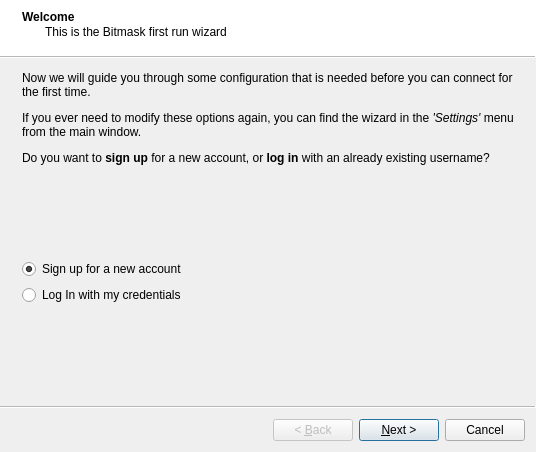
<?xml version="1.0" encoding="UTF-8"?>
<ui version="4.0">
 <class>Wizard</class>
 <widget class="QWizard" name="Wizard">
  <property name="geometry">
   <rect>
    <x>0</x>
    <y>0</y>
    <width>536</width>
    <height>452</height>
   </rect>
  </property>
  <property name="windowTitle">
   <string>Bitmask first run</string>
  </property>
  <property name="windowIcon">
   <iconset resource="../../../../../data/resources/mainwindow.qrc">
    <normaloff>:/images/mask-icon.png</normaloff>:/images/mask-icon.png</iconset>
  </property>
  <property name="modal">
   <bool>true</bool>
  </property>
  <property name="wizardStyle">
   <enum>QWizard::ModernStyle</enum>
  </property>
  <property name="options">
   <set>QWizard::IndependentPages</set>
  </property>
  <widget class="QWizardPage" name="introduction_page">
   <property name="title">
    <string>Welcome</string>
   </property>
   <property name="subTitle">
    <string>This is the Bitmask first run wizard</string>
   </property>
   <attribute name="pageId">
    <string notr="true">0</string>
   </attribute>
   <layout class="QGridLayout" name="gridLayout">
    <item row="3" column="0">
     <widget class="QRadioButton" name="rdoLogin">
      <property name="text">
       <string>Log In with my credentials</string>
      </property>
     </widget>
    </item>
    <item row="0" column="0">
     <widget class="QLabel" name="label_3">
      <property name="text">
       <string>&lt;html&gt;&lt;head/&gt;&lt;body&gt;&lt;p&gt;Now we will guide you through some configuration that is needed before you can connect for the first time.&lt;/p&gt;&lt;p&gt;If you ever need to modify these options again, you can find the wizard in the &lt;span style=&quot; font-style:italic;&quot;&gt;'Settings'&lt;/span&gt; menu from the main window.&lt;/p&gt;&lt;p&gt;Do you want to &lt;span style=&quot; font-weight:600;&quot;&gt;sign up&lt;/span&gt; for a new account, or &lt;span style=&quot; font-weight:600;&quot;&gt;log in&lt;/span&gt; with an already existing username?&lt;/p&gt;&lt;/body&gt;&lt;/html&gt;</string>
      </property>
      <property name="textFormat">
       <enum>Qt::RichText</enum>
      </property>
      <property name="wordWrap">
       <bool>true</bool>
      </property>
     </widget>
    </item>
    <item row="2" column="0">
     <widget class="QRadioButton" name="rdoRegister">
      <property name="text">
       <string>Sign up for a new account</string>
      </property>
      <property name="checked">
       <bool>true</bool>
      </property>
     </widget>
    </item>
    <item row="1" column="0">
     <spacer name="verticalSpacer_11">
      <property name="orientation">
       <enum>Qt::Vertical</enum>
      </property>
      <property name="sizeHint" stdset="0">
       <size>
        <width>20</width>
        <height>40</height>
       </size>
      </property>
     </spacer>
    </item>
    <item row="4" column="0">
     <spacer name="verticalSpacer_12">
      <property name="orientation">
       <enum>Qt::Vertical</enum>
      </property>
      <property name="sizeHint" stdset="0">
       <size>
        <width>20</width>
        <height>40</height>
       </size>
      </property>
     </spacer>
    </item>
   </layout>
  </widget>
  <widget class="WizardPage" name="select_provider_page">
   <property name="title">
    <string>Provider selection</string>
   </property>
   <property name="subTitle">
    <string>Please enter the domain of the provider you want to use for your connection</string>
   </property>
   <attribute name="pageId">
    <string notr="true">1</string>
   </attribute>
   <layout class="QGridLayout" name="gridLayout_2">
    <item row="0" column="1">
     <spacer name="verticalSpacer">
      <property name="orientation">
       <enum>Qt::Vertical</enum>
      </property>
      <property name="sizeType">
       <enum>QSizePolicy::Fixed</enum>
      </property>
      <property name="sizeHint" stdset="0">
       <size>
        <width>20</width>
        <height>60</height>
       </size>
      </property>
     </spacer>
    </item>
    <item row="1" column="1">
     <widget class="QLineEdit" name="lnProvider"/>
    </item>
    <item row="1" column="2">
     <widget class="QPushButton" name="btnCheck">
      <property name="text">
       <string>Check</string>
      </property>
     </widget>
    </item>
    <item row="3" column="1">
     <spacer name="verticalSpacer_2">
      <property name="orientation">
       <enum>Qt::Vertical</enum>
      </property>
      <property name="sizeHint" stdset="0">
       <size>
        <width>20</width>
        <height>40</height>
       </size>
      </property>
     </spacer>
    </item>
    <item row="1" column="0">
     <widget class="QLabel" name="label">
      <property name="text">
       <string>https://</string>
      </property>
      <property name="alignment">
       <set>Qt::AlignRight|Qt::AlignTrailing|Qt::AlignVCenter</set>
      </property>
     </widget>
    </item>
    <item row="4" column="0" colspan="3">
     <widget class="QGroupBox" name="grpCheckProvider">
      <property name="title">
       <string>Checking for a valid provider</string>
      </property>
      <layout class="QGridLayout" name="gridLayout_3">
       <item row="3" column="0">
        <widget class="QLabel" name="label_5">
         <property name="text">
          <string>Getting provider information</string>
         </property>
        </widget>
       </item>
       <item row="2" column="0">
        <widget class="QLabel" name="label_4">
         <property name="text">
          <string>Can we stablish a secure connection?</string>
         </property>
        </widget>
       </item>
       <item row="3" column="1">
        <widget class="QLabel" name="lblProviderInfo">
         <property name="sizePolicy">
          <sizepolicy hsizetype="Fixed" vsizetype="Fixed">
           <horstretch>0</horstretch>
           <verstretch>0</verstretch>
          </sizepolicy>
         </property>
         <property name="minimumSize">
          <size>
           <width>24</width>
           <height>24</height>
          </size>
         </property>
         <property name="text">
          <string/>
         </property>
         <property name="pixmap">
          <pixmap resource="../../../../../data/resources/mainwindow.qrc">:/images/Emblem-question.png</pixmap>
         </property>
        </widget>
       </item>
       <item row="2" column="1">
        <widget class="QLabel" name="lblHTTPS">
         <property name="sizePolicy">
          <sizepolicy hsizetype="Fixed" vsizetype="Fixed">
           <horstretch>0</horstretch>
           <verstretch>0</verstretch>
          </sizepolicy>
         </property>
         <property name="minimumSize">
          <size>
           <width>24</width>
           <height>24</height>
          </size>
         </property>
         <property name="text">
          <string/>
         </property>
         <property name="pixmap">
          <pixmap resource="../../../../../data/resources/mainwindow.qrc">:/images/Emblem-question.png</pixmap>
         </property>
        </widget>
       </item>
       <item row="1" column="1">
        <widget class="QLabel" name="lblNameResolution">
         <property name="sizePolicy">
          <sizepolicy hsizetype="Fixed" vsizetype="Fixed">
           <horstretch>0</horstretch>
           <verstretch>0</verstretch>
          </sizepolicy>
         </property>
         <property name="minimumSize">
          <size>
           <width>24</width>
           <height>24</height>
          </size>
         </property>
         <property name="text">
          <string/>
         </property>
         <property name="pixmap">
          <pixmap resource="../../../../../data/resources/mainwindow.qrc">:/images/Emblem-question.png</pixmap>
         </property>
        </widget>
       </item>
       <item row="1" column="0">
        <widget class="QLabel" name="label_2">
         <property name="text">
          <string>Can we reach this provider?</string>
         </property>
        </widget>
       </item>
       <item row="0" column="0">
        <spacer name="horizontalSpacer">
         <property name="orientation">
          <enum>Qt::Horizontal</enum>
         </property>
         <property name="sizeHint" stdset="0">
          <size>
           <width>40</width>
           <height>0</height>
          </size>
         </property>
        </spacer>
       </item>
      </layout>
     </widget>
    </item>
    <item row="2" column="1" colspan="2">
     <widget class="QLabel" name="lblProviderSelectStatus">
      <property name="text">
       <string/>
      </property>
     </widget>
    </item>
   </layout>
  </widget>
  <widget class="QWizardPage" name="provider_info_page">
   <property name="title">
    <string>Provider Information</string>
   </property>
   <property name="subTitle">
    <string>Description of services offered by this provider</string>
   </property>
   <attribute name="pageId">
    <string notr="true">2</string>
   </attribute>
   <layout class="QGridLayout" name="gridLayout_4">
    <item row="1" column="0" colspan="2">
     <widget class="QLabel" name="lblProviderName">
      <property name="text">
       <string>Name</string>
      </property>
     </widget>
    </item>
    <item row="6" column="1">
     <spacer name="verticalSpacer_15">
      <property name="orientation">
       <enum>Qt::Vertical</enum>
      </property>
      <property name="sizeHint" stdset="0">
       <size>
        <width>20</width>
        <height>40</height>
       </size>
      </property>
     </spacer>
    </item>
    <item row="3" column="1" colspan="2">
     <widget class="QLabel" name="lblProviderDesc">
      <property name="minimumSize">
       <size>
        <width>0</width>
        <height>0</height>
       </size>
      </property>
      <property name="baseSize">
       <size>
        <width>200</width>
        <height>0</height>
       </size>
      </property>
      <property name="text">
       <string>Desc</string>
      </property>
      <property name="wordWrap">
       <bool>true</bool>
      </property>
     </widget>
    </item>
    <item row="4" column="0">
     <widget class="QLabel" name="lblServ">
      <property name="text">
       <string>&lt;b&gt;Services offered:&lt;/b&gt;</string>
      </property>
      <property name="alignment">
       <set>Qt::AlignRight|Qt::AlignTrailing|Qt::AlignVCenter</set>
      </property>
     </widget>
    </item>
    <item row="4" column="1">
     <widget class="QLabel" name="lblServicesOffered">
      <property name="text">
       <string>services</string>
      </property>
     </widget>
    </item>
    <item row="4" column="2">
     <spacer name="horizontalSpacer_6">
      <property name="orientation">
       <enum>Qt::Horizontal</enum>
      </property>
      <property name="sizeHint" stdset="0">
       <size>
        <width>40</width>
        <height>20</height>
       </size>
      </property>
     </spacer>
    </item>
    <item row="5" column="0">
     <widget class="QLabel" name="label_12">
      <property name="text">
       <string>&lt;b&gt;Enrollment policy:&lt;/b&gt;</string>
      </property>
      <property name="alignment">
       <set>Qt::AlignRight|Qt::AlignTrailing|Qt::AlignVCenter</set>
      </property>
     </widget>
    </item>
    <item row="5" column="1">
     <widget class="QLabel" name="lblProviderPolicy">
      <property name="text">
       <string>policy</string>
      </property>
     </widget>
    </item>
    <item row="0" column="1">
     <spacer name="verticalSpacer_5">
      <property name="orientation">
       <enum>Qt::Vertical</enum>
      </property>
      <property name="sizeHint" stdset="0">
       <size>
        <width>20</width>
        <height>40</height>
       </size>
      </property>
     </spacer>
    </item>
    <item row="2" column="0">
     <widget class="QLabel" name="label_6">
      <property name="text">
       <string>&lt;b&gt;URL:&lt;/b&gt;</string>
      </property>
      <property name="alignment">
       <set>Qt::AlignRight|Qt::AlignTrailing|Qt::AlignVCenter</set>
      </property>
     </widget>
    </item>
    <item row="2" column="1" colspan="2">
     <widget class="QLabel" name="lblProviderURL">
      <property name="text">
       <string>URL</string>
      </property>
     </widget>
    </item>
    <item row="3" column="0">
     <widget class="QLabel" name="label_7">
      <property name="text">
       <string>&lt;b&gt;Description:&lt;/b&gt;</string>
      </property>
      <property name="alignment">
       <set>Qt::AlignRight|Qt::AlignTop|Qt::AlignTrailing</set>
      </property>
     </widget>
    </item>
   </layout>
  </widget>
  <widget class="WizardPage" name="setup_provider_page">
   <property name="title">
    <string>Provider setup</string>
   </property>
   <property name="subTitle">
    <string>Gathering configuration options for this provider</string>
   </property>
   <attribute name="pageId">
    <string notr="true">3</string>
   </attribute>
   <layout class="QVBoxLayout" name="verticalLayout">
    <item>
     <spacer name="verticalSpacer_3">
      <property name="orientation">
       <enum>Qt::Vertical</enum>
      </property>
      <property name="sizeHint" stdset="0">
       <size>
        <width>20</width>
        <height>60</height>
       </size>
      </property>
     </spacer>
    </item>
    <item>
     <widget class="QLabel" name="lblSetupProviderExpl">
      <property name="text">
       <string>We are downloading some bits that we need to establish a secure connection with the provider for the first time.</string>
      </property>
      <property name="wordWrap">
       <bool>true</bool>
      </property>
     </widget>
    </item>
    <item>
     <spacer name="verticalSpacer_6">
      <property name="orientation">
       <enum>Qt::Vertical</enum>
      </property>
      <property name="sizeHint" stdset="0">
       <size>
        <width>20</width>
        <height>40</height>
       </size>
      </property>
     </spacer>
    </item>
    <item>
     <widget class="QGroupBox" name="groupBox_2">
      <property name="title">
       <string>Setting up provider</string>
      </property>
      <layout class="QGridLayout" name="gridLayout_6">
       <item row="2" column="1">
        <widget class="QLabel" name="lblCheckCaFpr">
         <property name="sizePolicy">
          <sizepolicy hsizetype="Fixed" vsizetype="Fixed">
           <horstretch>0</horstretch>
           <verstretch>0</verstretch>
          </sizepolicy>
         </property>
         <property name="minimumSize">
          <size>
           <width>24</width>
           <height>24</height>
          </size>
         </property>
         <property name="text">
          <string/>
         </property>
         <property name="pixmap">
          <pixmap resource="../../../../../data/resources/mainwindow.qrc">:/images/Emblem-question.png</pixmap>
         </property>
        </widget>
       </item>
       <item row="1" column="1">
        <widget class="QLabel" name="lblDownloadCaCert">
         <property name="sizePolicy">
          <sizepolicy hsizetype="Fixed" vsizetype="Fixed">
           <horstretch>0</horstretch>
           <verstretch>0</verstretch>
          </sizepolicy>
         </property>
         <property name="minimumSize">
          <size>
           <width>24</width>
           <height>24</height>
          </size>
         </property>
         <property name="text">
          <string/>
         </property>
         <property name="pixmap">
          <pixmap resource="../../../../../data/resources/mainwindow.qrc">:/images/Emblem-question.png</pixmap>
         </property>
        </widget>
       </item>
       <item row="1" column="0">
        <widget class="QLabel" name="label_9">
         <property name="text">
          <string>Getting info from the Certificate Authority</string>
         </property>
        </widget>
       </item>
       <item row="2" column="0">
        <widget class="QLabel" name="label_10">
         <property name="text">
          <string>Do we trust this Certificate Authority?</string>
         </property>
        </widget>
       </item>
       <item row="3" column="0">
        <widget class="QLabel" name="label_11">
         <property name="text">
          <string>Establishing a trust relationship with this provider</string>
         </property>
        </widget>
       </item>
       <item row="3" column="1">
        <widget class="QLabel" name="lblCheckApiCert">
         <property name="sizePolicy">
          <sizepolicy hsizetype="Fixed" vsizetype="Fixed">
           <horstretch>0</horstretch>
           <verstretch>0</verstretch>
          </sizepolicy>
         </property>
         <property name="minimumSize">
          <size>
           <width>24</width>
           <height>24</height>
          </size>
         </property>
         <property name="text">
          <string/>
         </property>
         <property name="pixmap">
          <pixmap resource="../../../../../data/resources/mainwindow.qrc">:/images/Emblem-question.png</pixmap>
         </property>
        </widget>
       </item>
       <item row="0" column="0">
        <spacer name="horizontalSpacer_2">
         <property name="orientation">
          <enum>Qt::Horizontal</enum>
         </property>
         <property name="sizeHint" stdset="0">
          <size>
           <width>40</width>
           <height>0</height>
          </size>
         </property>
        </spacer>
       </item>
      </layout>
     </widget>
    </item>
    <item>
     <spacer name="verticalSpacer_8">
      <property name="orientation">
       <enum>Qt::Vertical</enum>
      </property>
      <property name="sizeHint" stdset="0">
       <size>
        <width>20</width>
        <height>40</height>
       </size>
      </property>
     </spacer>
    </item>
   </layout>
  </widget>
  <widget class="WizardPage" name="register_user_page">
   <property name="title">
    <string>Register new user</string>
   </property>
   <property name="subTitle">
    <string>Register a new user with provider</string>
   </property>
   <attribute name="pageId">
    <string notr="true">4</string>
   </attribute>
   <layout class="QGridLayout" name="gridLayout_7">
    <property name="sizeConstraint">
     <enum>QLayout::SetDefaultConstraint</enum>
    </property>
    <property name="leftMargin">
     <number>4</number>
    </property>
    <item row="3" column="0">
     <widget class="QLabel" name="label_16">
      <property name="text">
       <string>&lt;b&gt;Password:&lt;/b&gt;</string>
      </property>
      <property name="alignment">
       <set>Qt::AlignRight|Qt::AlignTrailing|Qt::AlignVCenter</set>
      </property>
     </widget>
    </item>
    <item row="3" column="1" colspan="2">
     <widget class="QLineEdit" name="lblPassword"/>
    </item>
    <item row="4" column="1" colspan="2">
     <widget class="QLineEdit" name="lblPassword2"/>
    </item>
    <item row="2" column="1" colspan="2">
     <widget class="QLineEdit" name="lblUser"/>
    </item>
    <item row="4" column="0">
     <widget class="QLabel" name="label_17">
      <property name="text">
       <string>&lt;b&gt;Re-enter password:&lt;/b&gt;</string>
      </property>
      <property name="alignment">
       <set>Qt::AlignRight|Qt::AlignTrailing|Qt::AlignVCenter</set>
      </property>
     </widget>
    </item>
    <item row="6" column="1">
     <widget class="QPushButton" name="btnRegister">
      <property name="text">
       <string>Register</string>
      </property>
     </widget>
    </item>
    <item row="0" column="1">
     <spacer name="verticalSpacer_4">
      <property name="orientation">
       <enum>Qt::Vertical</enum>
      </property>
      <property name="sizeHint" stdset="0">
       <size>
        <width>20</width>
        <height>60</height>
       </size>
      </property>
     </spacer>
    </item>
    <item row="7" column="1">
     <spacer name="verticalSpacer_7">
      <property name="orientation">
       <enum>Qt::Vertical</enum>
      </property>
      <property name="sizeHint" stdset="0">
       <size>
        <width>20</width>
        <height>40</height>
       </size>
      </property>
     </spacer>
    </item>
    <item row="2" column="0">
     <widget class="QLabel" name="label_15">
      <property name="text">
       <string>&lt;b&gt;Username:&lt;/b&gt;</string>
      </property>
      <property name="alignment">
       <set>Qt::AlignRight|Qt::AlignTrailing|Qt::AlignVCenter</set>
      </property>
     </widget>
    </item>
    <item row="5" column="1" colspan="2">
     <widget class="QCheckBox" name="chkRemember">
      <property name="enabled">
       <bool>false</bool>
      </property>
      <property name="text">
       <string>Remember my username and password</string>
      </property>
     </widget>
    </item>
    <item row="1" column="1" colspan="2">
     <widget class="QLabel" name="lblRegisterStatus">
      <property name="text">
       <string/>
      </property>
      <property name="textFormat">
       <enum>Qt::AutoText</enum>
      </property>
      <property name="alignment">
       <set>Qt::AlignLeading|Qt::AlignLeft|Qt::AlignVCenter</set>
      </property>
      <property name="wordWrap">
       <bool>true</bool>
      </property>
     </widget>
    </item>
   </layout>
  </widget>
  <widget class="QWizardPage" name="service_selection">
   <property name="title">
    <string>Service selection</string>
   </property>
   <property name="subTitle">
    <string>Please select the services you would like to have</string>
   </property>
   <attribute name="pageId">
    <string notr="true">5</string>
   </attribute>
   <layout class="QGridLayout" name="gridLayout_8">
    <item row="0" column="0">
     <widget class="QGroupBox" name="grpServices">
      <property name="title">
       <string notr="true">Services by PROVIDER</string>
      </property>
      <layout class="QGridLayout" name="gridLayout_9">
       <item row="0" column="0">
        <layout class="QVBoxLayout" name="serviceListLayout"/>
       </item>
      </layout>
     </widget>
    </item>
   </layout>
  </widget>
  <widget class="QWizardPage" name="finish_page">
   <property name="title">
    <string>Congratulations!</string>
   </property>
   <property name="subTitle">
    <string>You have successfully configured Bitmask.</string>
   </property>
   <attribute name="pageId">
    <string notr="true">6</string>
   </attribute>
   <layout class="QGridLayout" name="gridLayout_10">
    <item row="1" column="0">
     <spacer name="horizontalSpacer_4">
      <property name="orientation">
       <enum>Qt::Horizontal</enum>
      </property>
      <property name="sizeHint" stdset="0">
       <size>
        <width>40</width>
        <height>20</height>
       </size>
      </property>
     </spacer>
    </item>
    <item row="0" column="1">
     <spacer name="verticalSpacer_9">
      <property name="orientation">
       <enum>Qt::Vertical</enum>
      </property>
      <property name="sizeHint" stdset="0">
       <size>
        <width>20</width>
        <height>40</height>
       </size>
      </property>
     </spacer>
    </item>
    <item row="1" column="1">
     <widget class="QLabel" name="label_23">
      <property name="text">
       <string/>
      </property>
      <property name="pixmap">
       <pixmap resource="../../../../../data/resources/mainwindow.qrc">:/images/mask-icon.png</pixmap>
      </property>
     </widget>
    </item>
    <item row="1" column="2">
     <widget class="QLabel" name="label_25">
      <property name="sizePolicy">
       <sizepolicy hsizetype="Fixed" vsizetype="Fixed">
        <horstretch>0</horstretch>
        <verstretch>0</verstretch>
       </sizepolicy>
      </property>
      <property name="text">
       <string/>
      </property>
      <property name="pixmap">
       <pixmap resource="../../../../../data/resources/mainwindow.qrc">:/images/Globe.png</pixmap>
      </property>
     </widget>
    </item>
    <item row="3" column="1">
     <spacer name="verticalSpacer_10">
      <property name="orientation">
       <enum>Qt::Vertical</enum>
      </property>
      <property name="sizeHint" stdset="0">
       <size>
        <width>20</width>
        <height>40</height>
       </size>
      </property>
     </spacer>
    </item>
    <item row="1" column="3">
     <spacer name="horizontalSpacer_5">
      <property name="orientation">
       <enum>Qt::Horizontal</enum>
      </property>
      <property name="sizeHint" stdset="0">
       <size>
        <width>40</width>
        <height>20</height>
       </size>
      </property>
     </spacer>
    </item>
   </layout>
  </widget>
 </widget>
 <customwidgets>
  <customwidget>
   <class>WizardPage</class>
   <extends>QWizardPage</extends>
   <header>wizardpage.h</header>
   <container>1</container>
  </customwidget>
 </customwidgets>
 <tabstops>
  <tabstop>lblUser</tabstop>
  <tabstop>lblPassword</tabstop>
  <tabstop>lblPassword2</tabstop>
  <tabstop>btnRegister</tabstop>
  <tabstop>rdoRegister</tabstop>
  <tabstop>rdoLogin</tabstop>
  <tabstop>lnProvider</tabstop>
  <tabstop>btnCheck</tabstop>
 </tabstops>
 <resources>
  <include location="../../../../../data/resources/mainwindow.qrc"/>
  <include location="../../../../../data/resources/locale.qrc"/>
 </resources>
 <connections/>
</ui>
